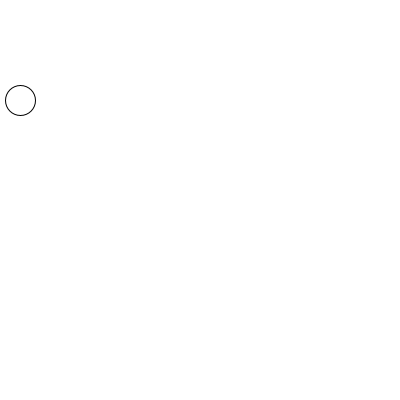
Frame 1 (no input)
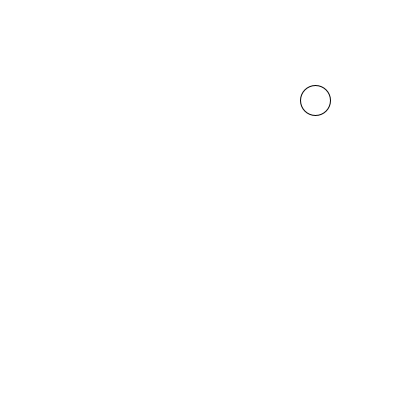
Frame 60 (the mouse pressed at the canvas centre just before this capture)
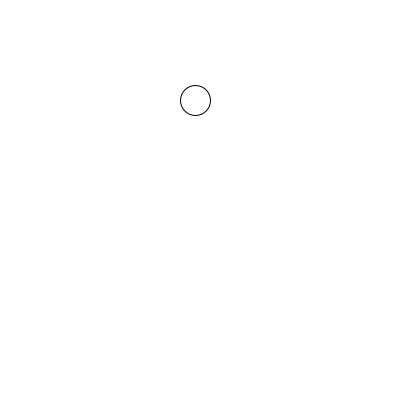
Frame 120 (the mouse held since frame 60 and released just before this capture)

The Processing sketch that drew these frames (run headless with seeded random() and noise(); from frame 60 on, the mouse is pressed at the canvas centre):

// Processing sketch: Ball_02
// ── Ball_02.pde
// Position des Kreises
int xPosition = 15;

// Wert, der in jedem Loop dazugezählt wird. 
// km/h ist bei uns Pixel/Frame...
int speed = 5;

void setup() {
  size(400, 400);
}

void draw() {
  background(255);
  xPosition+=speed; 

  /*conditionals sind Fragen. Wir fragen eine ganz bestimmte Bedingung ab 
  und wenn die Antwort "JA" ist, fürht das Programm eine entsprechende Anweisung 
  zwischen den geschweiften Klammern aus. In unserem Fall fragen wir:
  "Ist die xPosition des Kreises grösser als die Breite unseres Fensters? 
  Falls ja, bitte setze den Kreis wieder auf 0"
  */

  if (xPosition > 400 || xPosition < 0 ) {
   speed=speed*-1;
  }
  

  
  

  ellipse(xPosition, 100, 30, 30);
}
